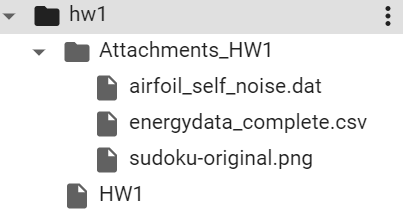
#> input picture hw1/hw1/Attachments_HW1/file_structure.PNG, 403 x 210 px, found by its file name; the run also reads 1 picture not shown here
$ jupyter execute --allow-errors HW1.ipynb   (shell and % lines are left out)
#> lines starting #> are read from the running program, lines starting #| are printed output that depends on the picture; after the words box and inside, x2 and y2 are one past the last pixel; in counts of white or black regions, pixels touching at a corner belong together; pictures that were not available may be replaced by others from this repository, and a replacement may not be noted
<a href="https://colab.research.google.com/github/juliachen2357/ME592/blob/main/HW1.ipynb" target="_parent"></a>

ME 592: Data Analytics and Machine Learning for Cyber-Physical Systems Homework 1

[cell 1]
from google.colab import drive
drive.mount('/content/drive')

!cp -r /content/drive/MyDrive/ME592/assignments/hw1 /content

# When you run the code please upload the file call hw1 directly under the content file, instead of using the link up line.

[cell 2]
import cv2
from google.colab.patches import cv2_imshow
# last argument 1 is for rgb, 0 is for grayscale

print('the file structure should be the same as the following to run this homework:')
img = cv2.imread('/content/hw1/Attachments_HW1/file_structure.PNG',1)
#> img is the input picture: shape (210, 403, 3); min 33, max 255, mean 235.7
cv2_imshow(img)

2	Simple Programming & Exploratory Analytics
2.1	Images Task:
1.	Load sudoku-original.png image in grayscale mode.

[cell 3]
img = cv2.imread('/content/hw1/Attachments_HW1/sudoku-original.png',0)
#> img: shape (210, 403); min 33, max 255, mean 235.7
cv2_imshow(img)

[cell 4]
print(img)
#> (printed output is left out)

2.	Plot the histogram of intensities.

[cell 5]
import matplotlib.pyplot as plt

plt.hist(img.flatten(), bins = 255)
plt.show()
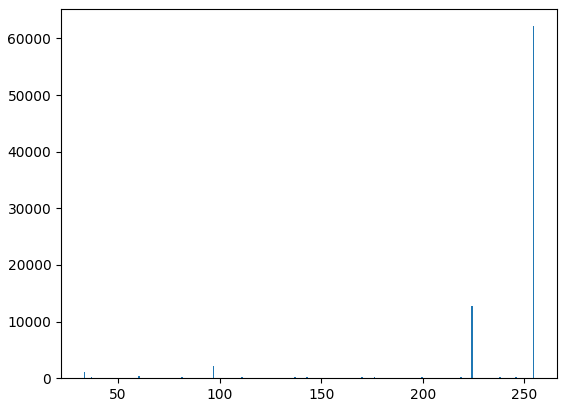
#> figure drawn by matplotlib, 1 panel; tallest bar 62163 high, from x = 254.1 to 255

3.	Choose 4 appropriate points and perform a Perspective Transformation to obtain the sudoku as a proper square.

# to make it run without bug, please click
img = cv2.imread('/content/drive/MyDrive/ME592/assignments/hw1/Attachments_HW1/sudoku-original.png',1)
import matplotlib.pyplot as plt
import copy
def get_points(img):
  ok='n'
  while ok!='y':
    var=[0,0]
    img2=copy.deepcopy(img)

    var[0]=input('x: location:')
    var[1]=input('y: location:')
    img2[int(var[0])-10:int(var[0])+10,int(var[1])-10:int(var[1])+10,:]=[255,0,0]
    plt.imshow(img2);plt.show()
    print('is it ok?')
    ok=input('is it ok')
  return var
lt=get_points(img)
print(lt)
rt=get_points(img)
print(rt)
lb=get_points(img)
print(lb)
rb=get_points(img)
print(rb)

[cell 6]
# if users do not want to choose the coordinate, they can directly use the following code and commit the upper next part.
lt=70,50
rt=60,370
lb=380,30
rb=385,385

[cell 7]
import cv2
from operator import itemgetter
from glob import glob
import numpy as np
paper = cv2.imread('/content/hw1/Attachments_HW1/sudoku-original.png',1)
print(paper.shape)
#| (210, 403, 3)
# Coordinates that you want to Perspective Transform
pts1 = np.float32([[50,70],[370,60],[30,380],[385,385]])
# Size of the Transformed Image
pts2 = np.float32([[0,0],[400,0],[0,400],[400,400]])
for val in pts1:
    cv2.circle(paper,(val[0],val[1]),5,(0,255,0),-1)
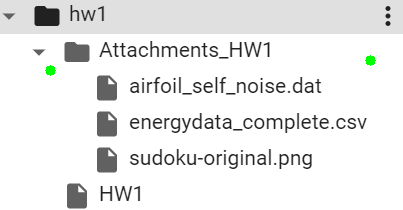
#> paper: shape (210, 403, 3); 0.19% of pixels changed, all inside (x1, y1, x2, y2) = (45, 55, 376, 76)
M = cv2.getPerspectiveTransform(pts1,pts2)
#> M = [[1.36, 0.0874, -73.9], [0.0462, 1.48, -105.9], [0.000163, 0.000368, 1]]
dst = cv2.warpPerspective(paper,M,(400,400))
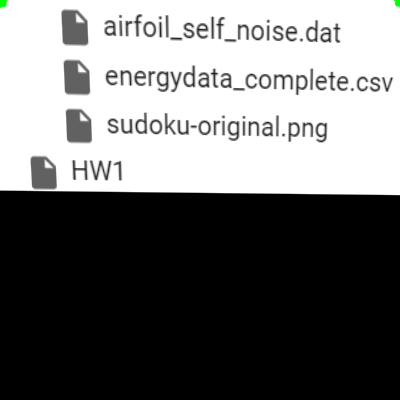
#> dst: shape (400, 400, 3); mean B, G, R 114.1, 114.2, 114.1
plt.imshow(dst)
